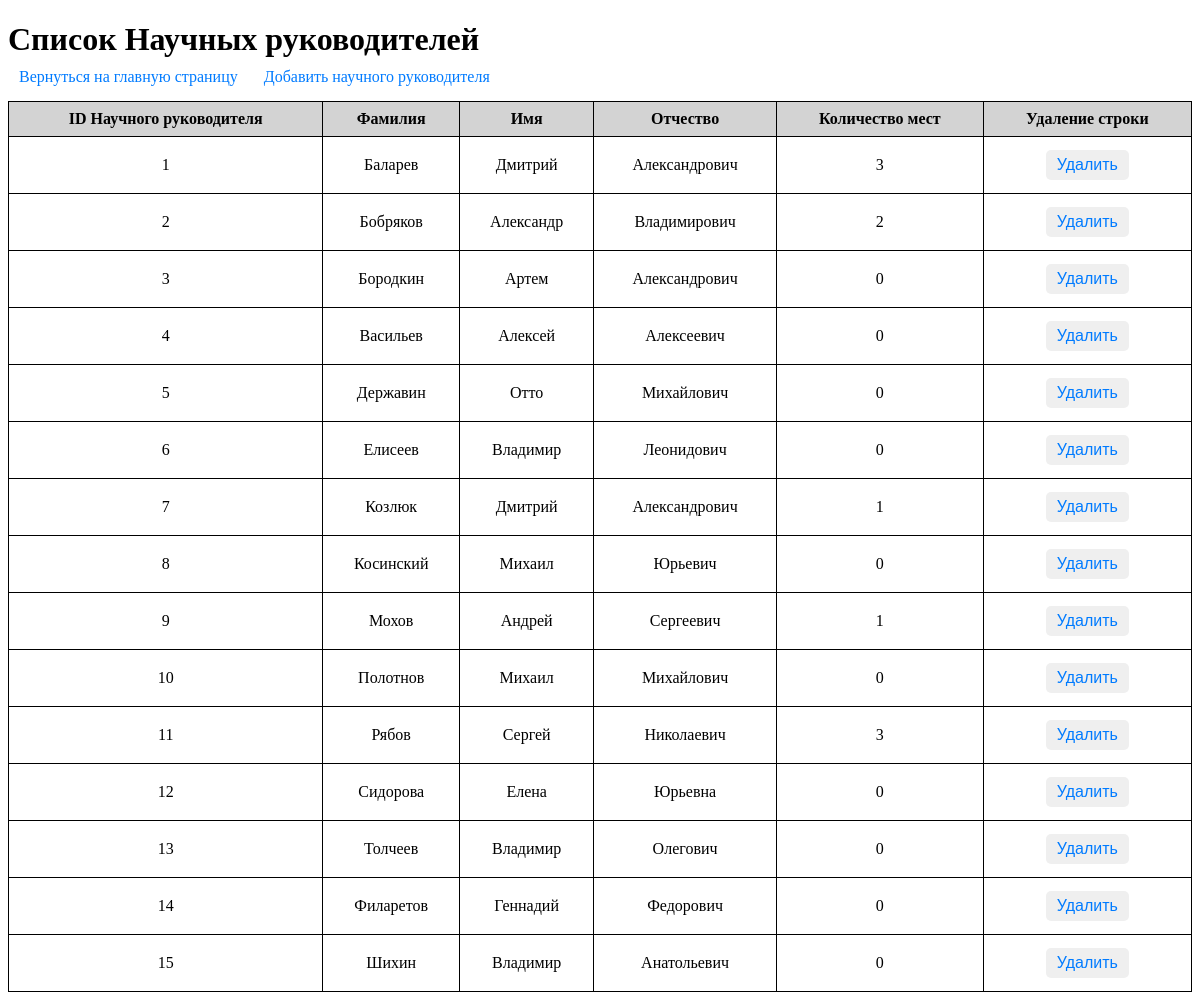
The page /advisers on the database as committed earlier.
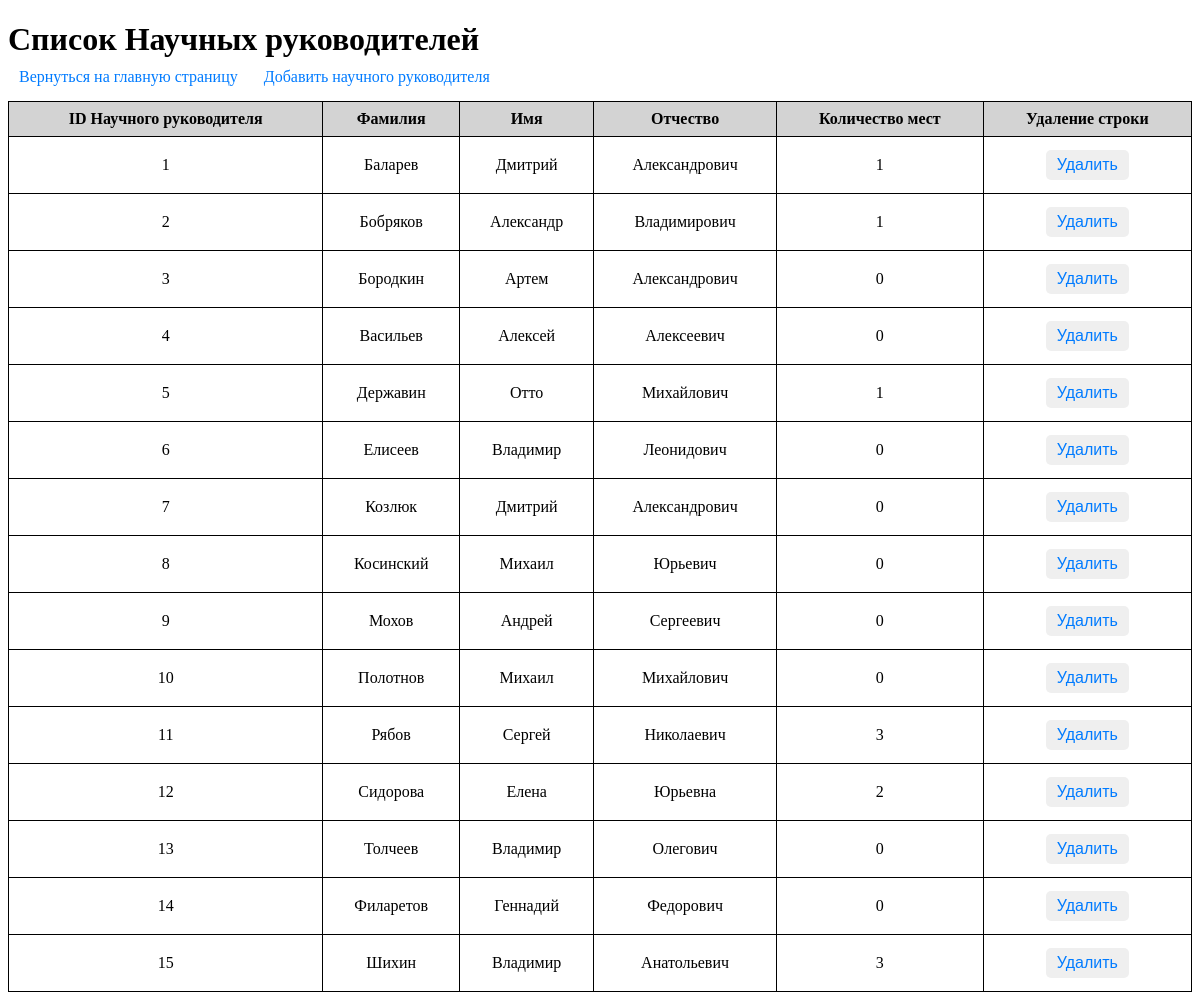
The same page on the database as committed later.
### models.py (models this page shows)
class Adviser(Base):
    __tablename__ = 'advisers'
    adviser_id = Column(Integer, primary_key=True)
    firstname = Column(String, nullable=False)
    lastname = Column(String, nullable=False)
    patronymic = Column(String, nullable=False)
    number_of_places = Column(Integer, nullable=False)
    adviser_themes = relationship("AdviserTheme", back_populates="adviser")
    distributions = relationship("Distribution", back_populates="adviser")

### app.py (the view)
@app.route("/advisers")
def display_advisers():
    advisers = adviser_repository.get_all(Adviser)
    return render_template("adviser_data.html", advisers=advisers)

### repositories.py (called while the page is built)
    def get_all(self, model):
        with self.Session() as session:
            return session.query(model).all()

### templates/adviser_data.html (shortened to what this page needs)
<!DOCTYPE html>
<html lang="en">
<head>
</head>
<body>
    <h1>Список Научных руководителей</h1>
    <a href="{{ url_for('index') }}">Вернуться на главную страницу</a>
    <a href="{{ url_for('add_adviser') }}">Добавить научного руководителя</a>
    <table>
        <tr>
            <th>ID Научного руководителя</th>
            <th>Фамилия</th>
            <th>Имя</th>
            <th>Отчество</th>
            <th>Количество мест</th>
            <th>Удаление строки</th>
        </tr>
        {% for adviser in advisers %}
        <tr>
            <td>{{ adviser.adviser_id }}</td>
            <td>{{ adviser.firstname }}</td>
            <td>{{ adviser.lastname }}</td>
            <td>{{ adviser.patronymic }}</td>
            <td>{{ adviser.number_of_places }}</td>
            <td>
            <button onclick="showDeleteConfirmationAdviser({{ adviser.adviser_id }}, '{{ adviser.firstname }}', '{{ adviser.lastname }}', '{{ adviser.patronymic }}')">Удалить</button>
            </td>
        </tr>
        {% endfor %}
    </table>
</body>
</html>

### templates/adviser_data.html (style rules this page uses)
table { width: 100%; border-collapse: collapse; margin-top: 15px; }
td, th { border: 1px solid; padding: 8px; text-align: center; }
th { background-color: lightgray; font-size: 16px; font-weight: bold; }
a { font-size: 16px; padding: 5px 10px; text-decoration: none; color: #007bff; border: 1px solid transparent; border-radius: 5px; transition: background-color 0.3s; }
h1 { margin-bottom: 10px; }
button { font-size: 16px; padding: 5px 10px; text-decoration: none; color: #007bff; border: 1px solid transparent; border-radius: 5px; transition: background-color 0.3s; margin-bottom: 5px; margin-top: 5px; cursor: pointer; }

Rows that differ between the two databases and show on the page:
changed Adviser "Баларев": number_of_places "3" → "1"
changed Adviser "Бобряков": number_of_places "2" → "1"
changed Adviser "Державин": number_of_places "0" → "1"
changed Adviser "Козлюк": number_of_places "1" → "0"
changed Adviser "Мохов": number_of_places "1" → "0"
changed Adviser "Сидорова": number_of_places "0" → "2"
changed Adviser "Шихин": number_of_places "0" → "3"
